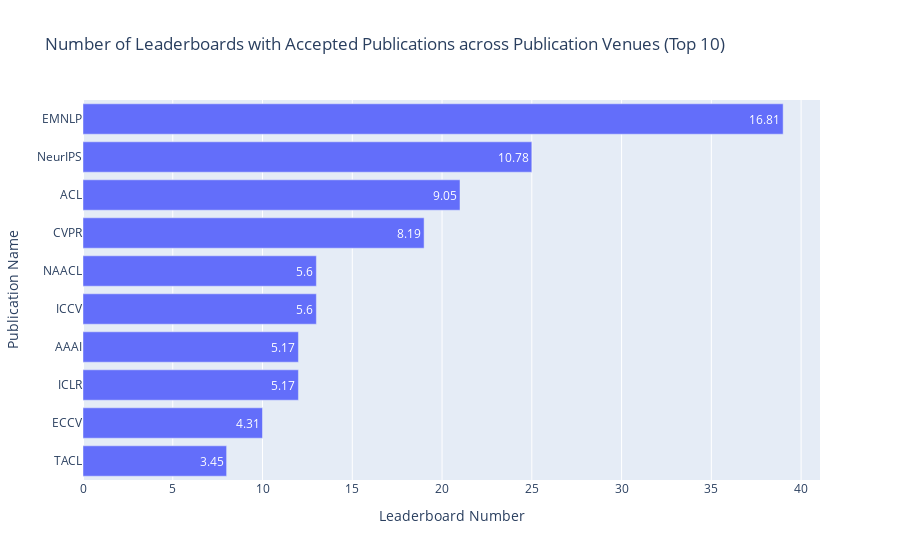

Notebook cell for this chart:
### Code cell
df = pd.read_csv(path_meta / 'leaderboard_processed.csv')
df['Publication venues'] = df['Publication venues'].apply(ast.literal_eval)
df_pub = df[df['Publication venues'].apply(len) > 0]
print(f"{round(len(df_pub)/len(df)*100,2)}% ({len(df_pub)} out of {len(df)}) leaderboard systems are associated with specific publications, including research articles, blog posts, and white papers.")

df_literature = filter_rows_by_list_column(df_pub, 'Publication venues', non_literature_type)
print(f"{round(len(df_literature)/len(df_pub)*100,2)}% ({len(df_literature)} out of {len(df_pub)}) publications have been accepted in a specific workshop, conference, magzine, or journal.")
df_split = df_literature.explode('Publication venues').groupby('Publication venues').size().reset_index(name='Frequency')
df_split['Weight'] = 1

statistics = {
    'Distribution': 'Leaderboard Systems across Publication Venues',
    'Mean': np.mean(df_split['Frequency']),
    'Median': np.median(df_split['Frequency']),
    'IQR': df_split['Frequency'].quantile(0.75) - df_split['Frequency'].quantile(0.25),
    'Gini Coefficient': ineqpy.inequality.gini(data=df_split, income='Frequency', weights='Weight'),
}
if os.path.exists(path_meta / 'leaderboard_statistics.csv'):
    df_statistics = pd.read_csv(path_meta / 'leaderboard_statistics.csv')
else:
    df_statistics = pd.DataFrame()
df_statistics = pd.concat([df_statistics, pd.DataFrame([statistics])], ignore_index=True)
df_statistics.drop_duplicates(subset=['Distribution'], keep='last', inplace=True)
df_statistics.sort_values(by='Distribution', inplace=True)
df_statistics.to_csv(path_meta / 'leaderboard_statistics.csv', index=False)

df_top = df_split.sort_values(by='Frequency', ascending=False).head(10)
print(f"{df_top['Publication venues'].iloc[0]} emerges as the conference with the most number of accepted publications, accounting for {round(df_top['Frequency'].iloc[0]/len(df_literature)*100,2)}% ({df_top['Frequency'].iloc[0]} out of {len(df_literature)}) of those published.")

df_top['Ratio'] = round(df_top['Frequency'] / len(df_literature) * 100, 2)

fig = go.Figure(go.Bar(
        x=df_top['Frequency'],  # Values for the bar lengths
        y=df_top['Publication venues'],  # Categories for each bar
        orientation='h',  # Sets the bars to be horizontal
        text=df_top['Ratio'],  # Adds the values as text on each bar
        textposition='auto'  # Automatically positions the text on the bars
))
fig.update_layout(
        title=f'Number of Leaderboards with Accepted Publications across Publication Venues (Top 10)',
        xaxis_title='Leaderboard Number',
        yaxis_title='Publication Name',
        yaxis_autorange='reversed'  # This line makes the bars go top-down
)
fig.show()

### Figure 1 — Plotly figure (JSON) as saved in the notebook; plotly's stock layout.template omitted (floating-point values rounded to 4 significant figures)
{"data": [{"orientation": "h", "text": [16.81, 10.78, 9.05, 8.19, 5.6, 5.6, 5.17, 5.17, 4.31, 3.45], "textposition": "auto", "type": "bar", "x": [39, 25, 21, 19, 13, 13, 12, 12, 10, 8], "y": ["EMNLP", "NeurIPS", "ACL", "CVPR", "NAACL", "ICCV", "AAAI", "ICLR", "ECCV", "TACL"]}], "layout": {"title": {"text": "Number of Leaderboards with Accepted Publications across Publication Venues (Top 10)"}, "xaxis": {"title": {"text": "Leaderboard Number"}}, "yaxis": {"autorange": "reversed", "title": {"text": "Publication Name"}}}}
